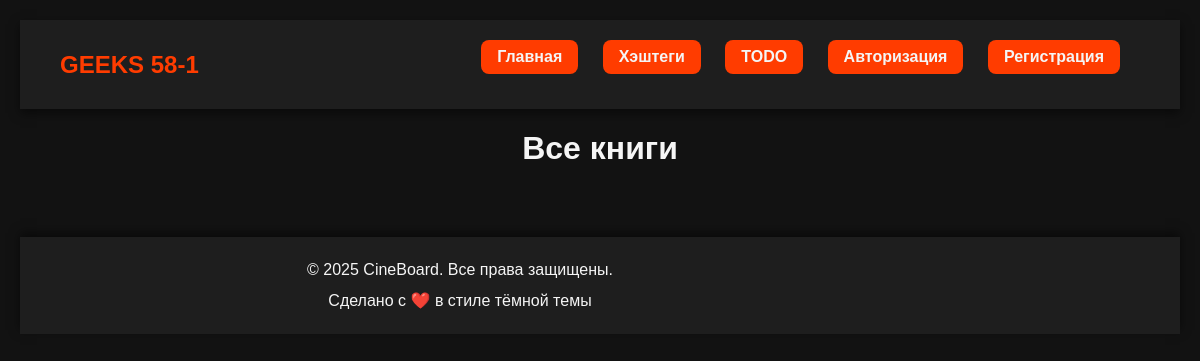
The app's page /book_list/, older data.
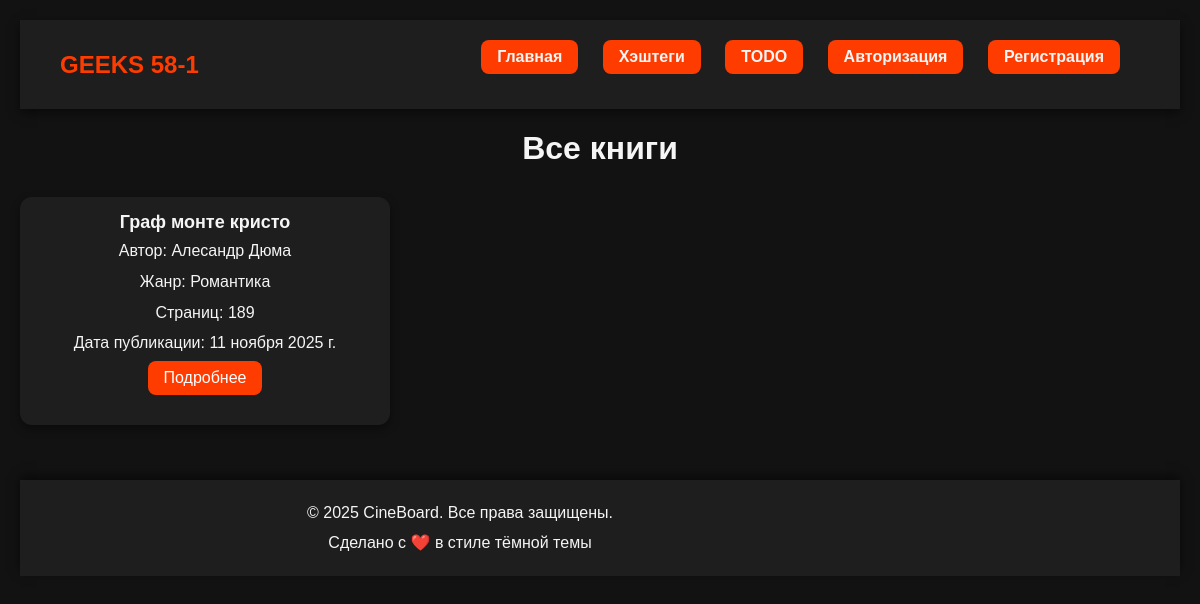
The same page, newer data.
### books/models.py (models this page shows, shortened)
class Book(models.Model):
    GENRE = (
        ('comedy', 'Комедия'),
        ('drama', 'Драма'),
        ('horror', 'Ужасы'),
        ('sci-fi', 'Научная фантастика'),
        ('romance', 'Романтика'),
    )
    title = models.CharField(max_length=150)
    author = models.CharField(max_length=100)
    description = models.TextField()
    genre = models.CharField(max_length=50, choices = GENRE)
    pages = models.IntegerField()
    published_date = models.DateField()
    isbn = models.CharField(max_length=13, unique=True)
    price = models.DecimalField(max_digits=6, decimal_places=2)
    available = models.BooleanField(default=True)
    created_at = models.DateTimeField(auto_now_add=True)
    class Meta:
        verbose_name = "Book"
        verbose_name_plural = "Books"

### books/views.py (the view)
# urls.py: path('book_list/', views.book_list_view, name = 'book_list'),
def book_list_view(request):
    if request.method == 'GET':
        book = models.Book.objects.all()
        context = {
            'book': book
        }
        return render(request, template_name ='books/books.html', context=context)

### templates/books/books.html (shortened to what this page needs)
{% load static %}
<!DOCTYPE html>
<html lang="ru">
<head>
    <link rel="stylesheet" href="{% static 'css/style.css' %}">
</head>
<body>
    {% include 'header.html' %}
    <h1>Все книги</h1>
    <ul>
        {% for i in book %}
        <li>
            <h2>{{ i.title }}</h2>
            <p>Автор: {{ i.author }}</p>
            <p>Жанр: {{ i.get_genre_display }}</p>
            <p>Страниц: {{ i.pages }}</p>
            <p>Дата публикации: {{ i.published_date }}</p>
            <a href="{% url 'book_detail' i.id %}">Подробнее</a>
        </li>
        {% endfor %}
    </ul>
    {% include 'footer.html' %}
</body>
</html>

### templates/header.html
<header style="background-color:#1e1e1e; padding:20px 40px; box-shadow:0 4px 10px rgba(0,0,0,0.5); display:flex; justify-content:space-between; align-items:center;">
   <h1 style="margin:0; font-size:24px; color:#ff3c00;">GEEKS 58-1</h1>
   <nav>
       <a href="{% url "book_list" %}" style="color:#f5f5f5; margin-right:20px; font-weight:bold;">Главная</a>
       <a href="#" style="color:#f5f5f5; margin-right:20px; font-weight:bold;">Хэштеги</a>
       <a href="#" style="color:#f5f5f5; margin-right:20px; font-weight:bold;">TODO</a>
       <a href="#" style="color:#f5f5f5; margin-right:20px; font-weight:bold;">Авторизация</a>
       <a href="#" style="color:#f5f5f5; margin-right:20px; font-weight:bold;">Регистрация</a>
   </nav>
</header>

### templates/footer.html
<footer style="background-color:#1e1e1e; padding:20px 40px; text-align:center; margin-top:40px; box-shadow:0 -4px 10px rgba(0,0,0,0.5);">
   <p style="margin:0;">&copy; 2025 CineBoard. Все права защищены.</p>
   <p style="margin:5px 0 0 0;">Сделано с ❤️ в стиле тёмной темы</p>
</footer>

### static/css/style.css (style rules this page uses)
body { font-family: Arial, sans-serif; background-color: #121212; color: #f5f5f5; margin: 0; padding: 20px; }
h1 { text-align: center; margin-bottom: 30px; }
ul { list-style: none; display: grid; grid-template-columns: repeat(auto-fill, minmax(320px, 1fr)); gap: 25px; padding: 0; }
li { background-color: #1e1e1e; border-radius: 12px; overflow: hidden; box-shadow: 0 4px 10px rgba(0,0,0,0.4); text-align: center; transition: transform 0.3s ease; }
h2 { margin: 10px 0; font-size: 22px; }
a { display: inline-block; background-color: #ff3c00; color: white; text-decoration: none; padding: 8px 16px; border-radius: 8px; margin-bottom: 15px; transition: background-color 0.3s; }
h1, h2, h3 { text-align: center; }
p { max-width: 800px; margin: 10px auto; line-height: 1.6; }
li { background-color: #1e1e1e; padding: 15px 20px; margin-bottom: 15px; border-radius: 12px; box-shadow: 0 4px 10px rgba(0,0,0,0.4); }
li h2 { margin: 0 0 5px 0; font-size: 18px; }
li p { margin: 5px 0; }

Row changes from the older to the newer data that the page shows:
added Book: title "Граф монте кристо", author "Алесандр Дюма", genre "Романтика", pages "189", published_date "11 ноября 2025 г."
